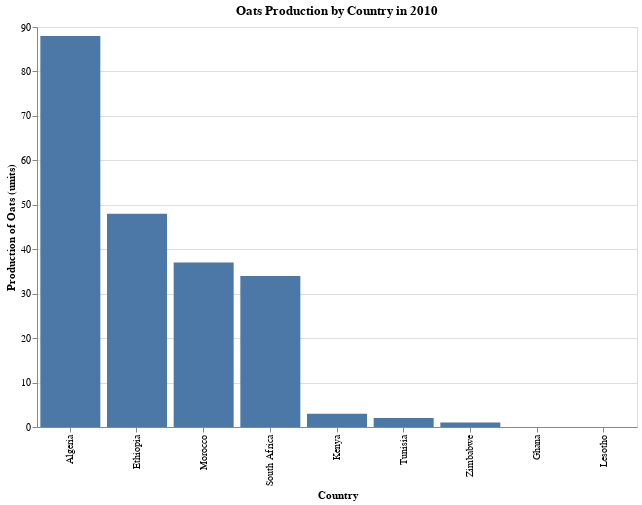

Notebook code for this chart:
### Code cell
# Visualize the data using Altair
chart = alt.Chart(oats_2010).mark_bar().encode(
    x=alt.X('Country:N', sort='-y', title='Country'),
    y=alt.Y('Value:Q', title='Production of Oats (units)'),
    tooltip=['Country', 'Value']
).properties(
    title='Oats Production by Country in 2010',
    width=600,
    height=400
)

chart.display()

### Figure 1 — Vega-Lite specification as saved in the notebook (floating-point values rounded to 4 significant figures)
{"config": {"view": {"continuousWidth": 300, "continuousHeight": 300}}, "data": {"name": "data-1ffdec7de3157d8a12c5e53c510ac3fd"}, "mark": {"type": "bar"}, "encoding": {"tooltip": [{"field": "Country", "type": "nominal"}, {"field": "Value", "type": "quantitative"}], "x": {"field": "Country", "sort": "-y", "title": "Country", "type": "nominal"}, "y": {"field": "Value", "title": "Production of Oats (units)", "type": "quantitative"}}, "height": 400, "title": "Oats Production by Country in 2010", "width": 600, "$schema": "https://vega.github.io/schema/vega-lite/v5.17.0.json", "datasets": {"data-1ffdec7de3157d8a12c5e53c510ac3fd": [{"Country": "Algeria", "Item": "Oats", "Year": 2010, "Value": 88, "Total_Value": 3142}, {"Country": "Ethiopia", "Item": "Oats", "Year": 2010, "Value": 48, "Total_Value": 2080}, {"Country": "Ghana", "Item": "Oats", "Year": 2010, "Value": 0, "Total_Value": 3077}, {"Country": "Kenya", "Item": "Oats", "Year": 2010, "Value": 3, "Total_Value": 2160}, {"Country": "Lesotho", "Item": "Oats", "Year": 2010, "Value": 0, "Total_Value": 2572}, {"Country": "Morocco", "Item": "Oats", "Year": 2010, "Value": 37, "Total_Value": 3294}, {"Country": "South Africa", "Item": "Oats", "Year": 2010, "Value": 34, "Total_Value": 2992}, {"Country": "Tunisia", "Item": "Oats", "Year": 2010, "Value": 2, "Total_Value": 3326}, {"Country": "Zimbabwe", "Item": "Oats", "Year": 2010, "Value": 1, "Total_Value": 2168}]}}
